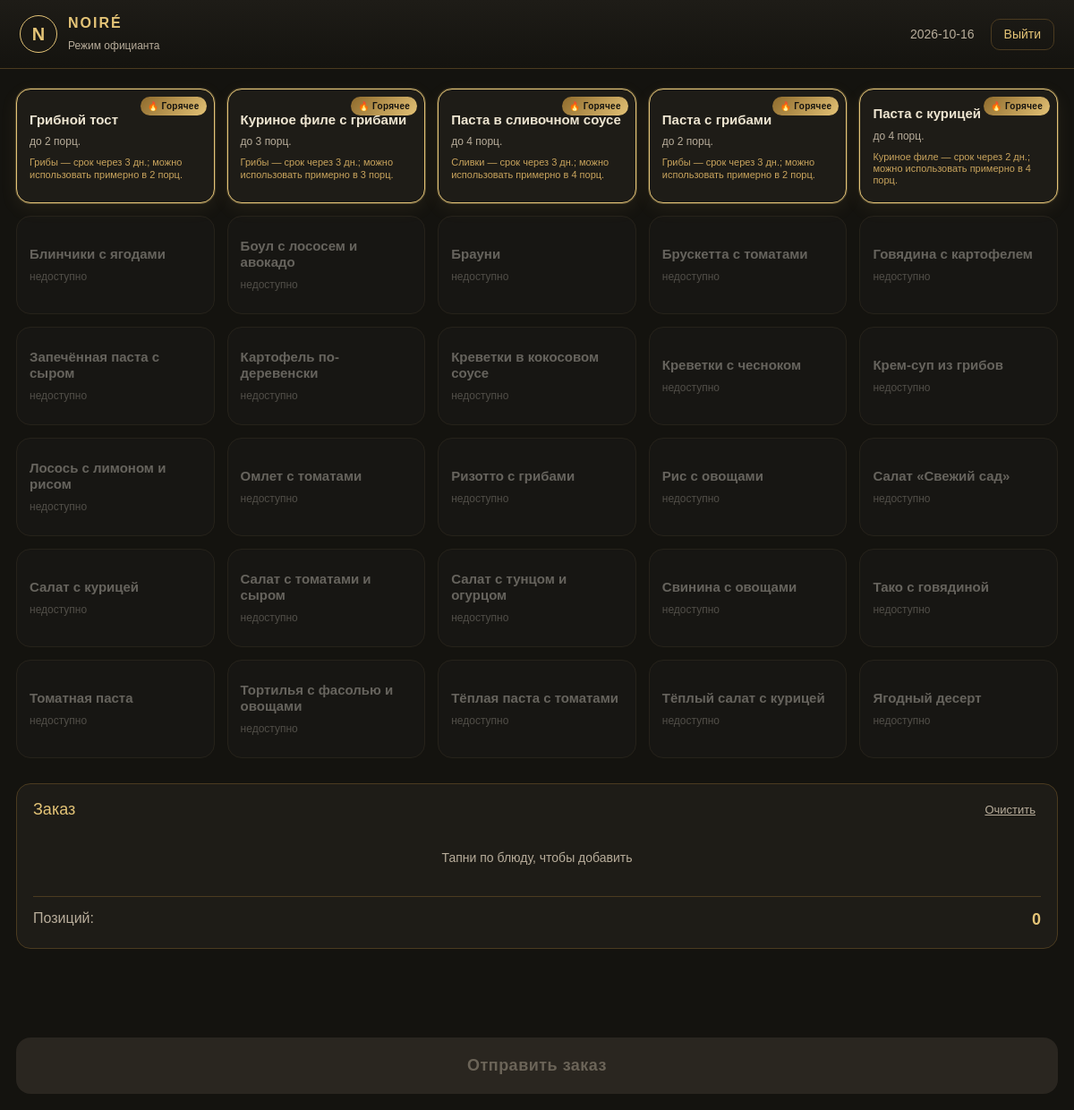
Screenshot of /waiter with the database file from the repository.
### tables this page shows
CREATE TABLE dishes (
            id INTEGER PRIMARY KEY AUTOINCREMENT,
            name TEXT NOT NULL UNIQUE,
            price REAL NOT NULL DEFAULT 0 CHECK(price >= 0),
            cost REAL NOT NULL DEFAULT 0 CHECK(cost >= 0)
        );

### app.py (the view, shortened to what this page needs)
@app.route("/waiter", methods=["GET", "POST"])
def waiter_page():
    with connect_db() as db:
        data = get_dashboard_data(db)
    hot_names = {h["name"] for h in data["hot"]}
    data["dishes"] = sorted(
        data["dishes"],
        key=lambda d: (d["name"] not in hot_names, d["name"]),
    )
    return render_template(
        "waiter.html",
        **data,
        hot_lookup={h["name"]: h for h in data["hot"]},
        today=date.today().isoformat(),
    )

### app.py (called while the page is built, shortened)
def connect_db() -> sqlite3.Connection:
    db = sqlite3.connect(DB_PATH)
    db.row_factory = sqlite3.Row
    db.execute("PRAGMA foreign_keys = ON")
    return db

def stock_by_product(db: sqlite3.Connection, as_of: date | None = None) -> dict[int, float]:
    as_of = as_of or date.today()
    rows = db.execute("SELECT product_id, SUM(remaining) AS total FROM batches WHERE expires_on >= ? GROUP BY product_id", (as_of.isoformat(),)).fetchall()
    return {r["product_id"]: float(r["total"] or 0) for r in rows}

def auto_write_off_expired() -> int:
    today = date.today().isoformat()
    count = 0
    with connect_db() as db:
        db.execute("BEGIN IMMEDIATE")
        expired = db.execute(
            "SELECT id,product_id,remaining FROM batches WHERE remaining>0 AND expires_on<? ORDER BY expires_on,id",
            (today,),
        ).fetchall()
        now = datetime.now().isoformat(timespec="seconds")
        db.commit()
    return count

@app.before_request
def run_expiry_automation():
    auto_write_off_expired()

### templates/waiter.html (shortened to what this page needs)
<!doctype html>
<html lang="ru">
<head>
  <link href="https://cdn.jsdelivr.net/npm/bootstrap@5.3.3/dist/css/bootstrap.min.css" rel="stylesheet">
  <link href="{{ url_for('static', filename='waiter.css', v='1') }}" rel="stylesheet">
</head>
<body class="waiter-page">
  <header class="waiter-topbar">
    <div class="waiter-brand">
      <span class="waiter-logo">N</span>
      <div>
        <b>NOIRÉ</b>
        <small>Режим официанта</small>
      </div>
    </div>
    <div class="waiter-topbar-right">
      <span class="waiter-date">{{ today }}</span>
      <a class="waiter-exit" href="{{ url_for('dashboard') }}">Выйти</a>
    </div>
  </header>
  <main class="waiter-main">
    <form method="post" action="{{ url_for('waiter_page') }}" id="waiterForm">
      <div class="waiter-grid">
        {% for d in dishes %}
          {% set is_hot = d.name in hot_lookup %}
          <button type="button"
                  class="waiter-dish {{ 'waiter-dish-hot' if is_hot else '' }} {{ 'waiter-dish-unavailable' if not d.available else '' }}"
                  data-id="{{ d.id }}"
                  data-name="{{ d.name }}"
                  data-portions="{{ d.portions }}"
                  {% if not d.available %}disabled{% endif %}>
            {% if is_hot %}
              <span class="waiter-hot-badge">🔥 Горячее</span>
            {% endif %}
            <strong class="waiter-dish-name">{{ d.name }}</strong>
            <small class="waiter-dish-meta">
              {% if d.available %}
                до {{ d.portions }} порц.
              {% else %}
                недоступно
              {% endif %}
            </small>
            {% if is_hot %}
              <small class="waiter-hot-reason">{{ hot_lookup[d.name].reason }}</small>
            {% endif %}
          </button>
        {% endfor %}
      </div>
      <section class="waiter-cart" id="waiterCart">
        <div class="waiter-cart-header">
          <h3>Заказ</h3>
          <button type="button" class="waiter-cart-clear" id="waiterClear">Очистить</button>
        </div>
        <div class="waiter-cart-empty" id="waiterCartEmpty">Тапни по блюду, чтобы добавить</div>
        <div class="waiter-cart-total">
          <span>Позиций:</span>
          <b id="waiterCartCount">0</b>
        </div>
      </section>
      <button type="submit" class="waiter-submit" id="waiterSubmit" disabled>
        Отправить заказ
      </button>
    </form>
  </main>
</body>
</html>

### static/waiter.css (style rules this page uses)
:root { --w-bg: #14130f; --w-panel: #1e1c17; --w-border: #4b3b20; --w-gold: #e4c477; --w-gold-soft: #c9a45d; --w-text: #efe6d2; --w-muted: #b8ad9b; --w-red: #b65d54; }
* { box-sizing: border-box; }
body.waiter-page { margin: 0; background: var(--w-bg); color: var(--w-text); font-family: 'DM Sans', Arial, sans-serif; min-height: 100vh; padding-bottom: 120px; }
.waiter-topbar { display: flex; justify-content: space-between; align-items: center; padding: 14px 22px; background: linear-gradient(180deg, #1e1c17, #14130f); border-bottom: 1px solid var(--w-border); position: sticky; top: 0; z-index: 20; }
.waiter-brand { display: flex; align-items: center; gap: 12px; }
.waiter-logo { width: 42px; height: 42px; display: grid; place-items: center; border-radius: 50%; border: 1px solid var(--w-gold); color: var(--w-gold); font-weight: 700; font-size: 20px; background: #1a1813; }
.waiter-brand b { display: block; color: var(--w-gold); letter-spacing: 2px; }
.waiter-brand small { color: var(--w-muted); font-size: 12px; }
.waiter-topbar-right { display: flex; align-items: center; gap: 18px; }
.waiter-date { color: var(--w-muted); font-size: 14px; }
.waiter-exit { color: var(--w-gold); text-decoration: none; border: 1px solid var(--w-border); padding: 6px 14px; border-radius: 10px; font-size: 14px; transition: .2s; }
.waiter-main { max-width: 1400px; margin: 0 auto; padding: 22px 18px 40px; }
.waiter-grid { display: grid; grid-template-columns: repeat(auto-fill, minmax(190px, 1fr)); gap: 14px; margin-bottom: 28px; }
.waiter-dish { position: relative; display: flex; flex-direction: column; justify-content: center; gap: 6px; padding: 18px 14px; min-height: 110px; border-radius: 16px; background: var(--w-panel); border: 1px solid var(--w-border); color: var(--w-text); text-align: left; cursor: pointer; transition: .15s; font: inherit; }
.waiter-dish:disabled { opacity: .38; cursor: not-allowed; filter: grayscale(.5); }
.waiter-dish-name { font-size: 15px; line-height: 1.25; }
.waiter-dish-meta { color: var(--w-muted); font-size: 12px; }
.waiter-dish-hot { border-color: var(--w-gold); box-shadow: 0 0 0 1px rgba(228,196,119,.25), 0 6px 20px rgba(228,196,119,.08); }
.waiter-hot-badge { position: absolute; top: 8px; right: 8px; background: linear-gradient(135deg, #8e6a2c, #e3c276); color: #14130f; font-size: 10px; font-weight: 700; padding: 3px 8px; border-radius: 20px; letter-spacing: .3px; }
.waiter-hot-reason { color: var(--w-gold-soft); font-size: 11px; line-height: 1.2; margin-top: 2px; }
.waiter-cart { background: var(--w-panel); border: 1px solid var(--w-border); border-radius: 16px; padding: 18px; margin-bottom: 20px; }
.waiter-cart-header { display: flex; justify-content: space-between; align-items: center; margin-bottom: 12px; }
.waiter-cart-header h3 { margin: 0; color: var(--w-gold); font-size: 18px; }
.waiter-cart-clear { background: none; border: none; color: var(--w-muted); font-size: 13px; cursor: pointer; text-decoration: underline; }
.waiter-cart-empty { color: var(--w-muted); text-align: center; padding: 20px 0; font-size: 14px; }
.waiter-cart-total { display: flex; justify-content: space-between; margin-top: 12px; padding-top: 12px; border-top: 1px solid var(--w-border); color: var(--w-muted); }
.waiter-cart-total b { color: var(--w-gold); font-size: 18px; }
.waiter-submit { position: fixed; left: 18px; right: 18px; bottom: 18px; max-width: 1364px; margin: 0 auto; padding: 18px; border: none; border-radius: 16px; background: linear-gradient(135deg, #8e6a2c, #e3c276); color: #14130f; font-size: 18px; font-weight: 700; letter-spacing: .5px; cursor: pointer; box-shadow: 0 8px 28px rgba(228,196,119,.25); transition: .2s; z-index: 30; }
.waiter-submit:disabled { background: #2a2620; color: #6b6458; box-shadow: none; cursor: not-allowed; }

### rows the page displays
dishes: shows "🔥 Горячее", name "Грибной тост", portions "2", name "Грибы — срок через 3 дн.; можно использовать примерно в 2 порц."
dishes: shows "🔥 Горячее", name "Куриное филе с грибами", portions "3", name "Грибы — срок через 3 дн.; можно использовать примерно в 3 порц."
dishes: shows "🔥 Горячее", name "Паста в сливочном соусе", portions "4", name "Сливки — срок через 3 дн.; можно использовать примерно в 4 порц."
dishes: shows "🔥 Горячее", name "Паста с грибами", portions "2", name "Грибы — срок через 3 дн.; можно использовать примерно в 2 порц."
dishes: shows "🔥 Горячее", name "Паста с курицей", portions "4", name "Куриное филе — срок через 2 дн.; можно использовать примерно в 4 порц."
dishes: name "Блинчики с ягодами", shows "недоступно"
dishes: name "Боул с лососем и авокадо", shows "недоступно"
dishes: name "Брауни", shows "недоступно"
dishes: name "Брускетта с томатами", shows "недоступно"
dishes: name "Говядина с картофелем", shows "недоступно"
dishes: name "Запечённая паста с сыром", shows "недоступно"
dishes: name "Картофель по-деревенски", shows "недоступно"
dishes: name "Креветки в кокосовом соусе", shows "недоступно"
dishes: name "Креветки с чесноком", shows "недоступно"
dishes: name "Крем-суп из грибов", shows "недоступно"
dishes: name "Лосось с лимоном и рисом", shows "недоступно"
dishes: name "Омлет с томатами", shows "недоступно"
dishes: name "Ризотто с грибами", shows "недоступно"
dishes: name "Рис с овощами", shows "недоступно"
dishes: name "Салат «Свежий сад»", shows "недоступно"
dishes: name "Салат с курицей", shows "недоступно"
dishes: name "Салат с томатами и сыром", shows "недоступно"
dishes: name "Салат с тунцом и огурцом", shows "недоступно"
dishes: name "Свинина с овощами", shows "недоступно"
dishes: name "Тако с говядиной", shows "недоступно"
dishes: name "Томатная паста", shows "недоступно"
dishes: name "Тортилья с фасолью и овощами", shows "недоступно"
dishes: name "Тёплая паста с томатами", shows "недоступно"
dishes: name "Тёплый салат с курицей", shows "недоступно"
dishes: name "Ягодный десерт", shows "недоступно"
